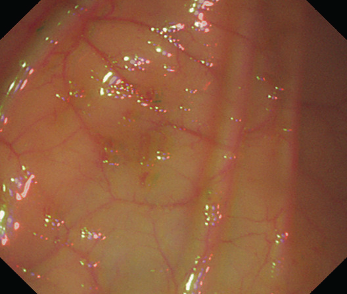
%> input picture Automatic_detection_and_Inpainting_of_specular_highlights_Arnold_2010/imgs/fig6_b.bmp, 347 x 294 px
$ octave main.m   (GNU Octave 9; MATLAB toolbox functions it lacks are replaced by stand-ins)
%> lines starting %> are read from the running program, lines starting %| are printed output that depends on the picture; in (x1, y1, x2, y2) boxes, pixels count from 0 and x2, y2 are one past the last pixel; in counts of white or black regions, pixels touching at a corner belong together; the program's own positions count from 1
### Automatic_detection_and_Inpainting_of_specular_highlights_Arnold_2010/SpecularDetectionArnold2010.m
function [specular_mask] = SpecularDetectionArnold2010(img, T1, T2_abs, T2_rel, N_min, T3)
%SPECULARDETECTIONARNOLD2010 此处显示有关此函数的摘要
%   此处显示详细说明
    cR = double(img(:,:,1));
    cG = double(img(:,:,2));
    cB = double(img(:,:,3));
    cE = 0.2989*cR + 0.5870*cG + 0.1140*cB;

    % module 1
    module1_specular_mask = calc_module1_specular_mask(cE, cG, cB, T1);

    % module 2
    specular_mask_T2_abs = calc_module1_specular_mask(cE, cG, cB, T2_abs);
    filled_img = filling_image_using_centroid_color(specular_mask_T2_abs, img);
    module2_specular_mask = calc_modul2_specular_mask(filled_img, T2_rel, cR, cG, cB);

    final_mask = module1_specular_mask | module2_specular_mask;
    N_min = 5000;
    T3 = 5;
    specular_mask = postprocessing(final_mask, cE, N_min, T3);
end

function [module1_specular_mask] = calc_module1_specular_mask(cE, cG, cB, T1)
    p95_cG = prctile(cG(:), 95);
    p95_cB = prctile(cB(:), 95);
    p95_cE = prctile(cE(:), 95);

    rGE = p95_cG/p95_cE;
    rBE = p95_cB/p95_cE;
    module1_specular_mask = (cG > rGE*T1) | (cB > rBE*T1) | (cE > T1);
end

function module2_specular_mask = calc_modul2_specular_mask(filled_img, T2_rel, cR, cG, cB)
    fR = double(medfilt2(filled_img(:,:,1), [30 30], 'symmetric'));
    fG = double(medfilt2(filled_img(:,:,2), [30 30], 'symmetric'));
    fB = double(medfilt2(filled_img(:,:,3), [30 30], 'symmetric'));
    filtered_img = cat(3, fR, fG, fB);

    fR(fR < eps) = 1e7;
    fG(fG < eps) = 1e7;
    fB(fB < eps) = 1e7;

    % contrast coefficient
    tR = contrast_coeffcient(single(cR));%tR = 1;
    tG = contrast_coeffcient(single(cG));%tG = 1;
    tB = contrast_coeffcient(single(cB));%tB = 1;

    max_img = cat(3, tR*cR./fR, tG*cG./fG, tB*cB./fB);
    e_max = max(max_img, [], 3);
    module2_specular_mask = e_max > T2_rel;
end

function [post_specular_mask] = postprocessing(final_specular_mask, cE, N_min, T3)

    %grad_img = imgradient(cE);
    final_specular_mask = imdilate(final_specular_mask, strel('diamond', 1));
    labeled_area = bwlabel(final_specular_mask);
    num_region = max(labeled_area(:));
    post_specular_mask = final_specular_mask;

    for i=1:num_region
        index = find(labeled_area == i);

        if(length(index) >= N_min)
            post_specular_mask(index) = 0;
        end
    end
end

function [t] = contrast_coeffcient(c)
    mean_c = mean(c);
    std_c = std(c);
    t = 1/((mean_c + std_c)/mean_c);
end

### Automatic_detection_and_Inpainting_of_specular_highlights_Arnold_2010/filling_image_using_centroid_color.m
function [filled_img] = filling_image_using_centroid_color(specular_mask_T2_abs, img)

    centroid_color_info = calc_centroid_color_info(specular_mask_T2_abs, img);

    % filling possible specular highlights by the centroid color
    [row_index, col_index] = find(specular_mask_T2_abs == 1);
    num_possible_specular_points = length(row_index);
    filled_img = img;
    for i=1:num_possible_specular_points
        % looking for the nearst centroid color for every specular point
        % and fill it
        nearest_region = find_the_nearest_region(centroid_color_info, row_index(i), col_index(i));
        filled_img(row_index(i), col_index(i), :) = nearest_region.centroid_color;
    end
 end
function [centroid_color_info] = calc_centroid_color_info(specular_mask_T2_abs, img)

    dilated_mask_1 = imdilate(specular_mask_T2_abs, strel('disk', 2));
    dilated_mask_2 = imdilate(specular_mask_T2_abs, strel('disk', 4));
    centroid_color_area = dilated_mask_2-dilated_mask_1;
    labeled_area = bwlabel(centroid_color_area);
    num_region = max(labeled_area(:));

    for i=1:num_region
        [row_index, col_index] = find(labeled_area == i);
        centroid_color_info(i).centroid_row = mean(row_index);
        centroid_color_info(i).centroid_col = mean(col_index);
        centroid_color_info(i).centroid_color = mean(img(row_index, col_index, :), [1 2]);
    end
end
function nearest_region = find_the_nearest_region(centroid_color_info, pixel_row, pixel_col)

    num_region = length(centroid_color_info);
    nearset_region_index = 0;
    nearset_distance = 1e6;
    for j=1:num_region
            distance_to_centroid = calc_distance( pixel_row, pixel_col,...
                centroid_color_info(j).centroid_row, centroid_color_info(j).centroid_col);

            if(distance_to_centroid < nearset_distance)
                nearset_distance = distance_to_centroid;
                nearset_region_index = j;
            end
    end

    nearest_region = centroid_color_info(nearset_region_index);
end
function [distance_to_centroid] = calc_distance(x,y,x1,y1)
    distance_to_centroid = sqrt( (x-x1)^2 + (y-y1)^2 );
end

### Automatic_detection_and_Inpainting_of_specular_highlights_Arnold_2010/InpainttingArnold2010.m
function [inpainted_img] = InpainttingArnold2010(specular_mask,img, decay_win_size, decay_cof)
    filled_img = filling_image_using_centroid_color(specular_mask, img);
    % gaussian filter
    sig = 8;
    gaussian_filtered_img = imgaussfilt(filled_img, sig);

    % mask decay (not the paper solution but very similar to it)
    mx = imfilter(double(specular_mask), ones(decay_win_size)/decay_cof);
    mx = mx + specular_mask;
    mx(mx > 1) = 1.0;
    inpainted_img = mx.*double(gaussian_filtered_img) + (1-mx).*double(img);
    inpainted_img = uint8(inpainted_img);
end

### Automatic_detection_and_Inpainting_of_specular_highlights_Arnold_2010/main.m
clc;
clear all;
close all;

%% detection
img_path = 'imgs/fig6_b.bmp';
img = imread(img_path);
%> img is the input picture: size 294x347x3 uint8; mean R, G, B 141, 88.6, 59.5
thresh = graythresh(img);
%> thresh = 0.408
I2 = im2bw(img, thresh);
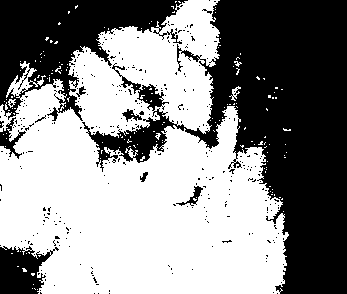
%> I2: size 294x347 logical; 55.1% white; 334 black regions (325 under 20 px), largest, box (x1, y1, x2, y2) and area: (82, 0, 347, 294) 32196, (0, 0, 188, 121) 10289, (0, 246, 59, 294) 1816

T1 = 240;
T2_abs = 190;
T2_rel = 1.2;
N_min = 3000;
T3 = 5;
specular_mask = SpecularDetectionArnold2010(img, T1, T2_abs, T2_rel, N_min, T3);
%> in SpecularDetectionArnold2010, `cE = 0.2989*cR + 0.5870*cG + 0.1140*cB;`:
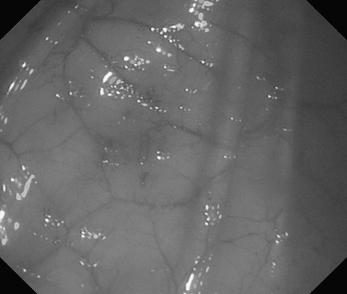
%> cE: size 294x347 double; min 5.46, max 254.6, mean 100.9
%> in calc_module1_specular_mask, `p95_cG = prctile(cG(:), 95);`: p95_cG = 119
%> in calc_module1_specular_mask, `p95_cB = prctile(cB(:), 95);`: p95_cB = 79
%> in calc_module1_specular_mask, `p95_cE = prctile(cE(:), 95);`: p95_cE = 126.3
%> in calc_module1_specular_mask, `rGE = p95_cG/p95_cE;`: rGE = 0.942
%> in calc_module1_specular_mask, `rBE = p95_cB/p95_cE;`: rBE = 0.625
%> in calc_module1_specular_mask, `module1_specular_mask = (cG > rGE*T1) | (cB > rBE*T1) | (cE > T1);`: module1_specular_mask: size 294x347 logical; 0.88% white in thin lines or dots, all inside (x1, y1, x2, y2) = (0, 0, 288, 294)
%> in calc_module1_specular_mask (call 2), `module1_specular_mask = (cG > rGE*T1) | (cB > rBE*T1) | (cE > T1);`: module1_specular_mask: size 294x347 logical; 1.9% white in thin lines or dots, all inside (x1, y1, x2, y2) = (0, 0, 289, 294)
%> in calc_centroid_color_info, `dilated_mask_1 = imdilate(specular_mask_T2_abs, strel('disk', 2));`: dilated_mask_1: size 294x347 logical; 6.4% white; 55 white regions (19 under 20 px), largest, box (x1, y1, x2, y2) and area: (98, 64, 136, 100) 696, (1, 164, 39, 202) 608, (187, 0, 220, 34) 590
%> in calc_centroid_color_info, `dilated_mask_2 = imdilate(specular_mask_T2_abs, strel('disk', 4));`: dilated_mask_2: size 294x347 logical; 9.8% white; 45 white regions, largest, box (x1, y1, x2, y2) and area: (88, 63, 137, 101) 1014, (0, 163, 40, 203) 853, (180, 254, 213, 294) 771
%> in calc_centroid_color_info, `centroid_color_area = dilated_mask_2-dilated_mask_1;`: centroid_color_area: size 294x347 double; values 0 (black) and 1 (white), 3.5% white in thin lines or dots, all inside (x1, y1, x2, y2) = (0, 0, 292, 294)
%> in calc_centroid_color_info, `labeled_area = bwlabel(centroid_color_area);`: labeled_area: size 294x347 double; 66 distinct labels, from 0 to 65
%> in calc_centroid_color_info, `num_region = max(labeled_area(:));`: num_region = 65
%> the loop in calc_centroid_color_info, `for i=1:num_region` made 65 passes
%> (row_index, col_index) on passes 8, 20, 25, 26, 27, 28, 30, 31, 35, 39: ([181; 182; 180; 181; 182; 181], [24; 24; 25; 25; 25; 26]), (235, 87), ([89; 90; 91], [114; 115; 116]), ([94; 95], [115; 115]), ([87; 86; 87; 85; 86], [119; 120; 120; 121; 121]), (96, 121), ([92; 93; 92], [123; 123; 124]), ([93; 93; 94; 94; 95; 94; 93], [126; 127; 127; 128; 128; 129; 130]), ([66; 66; 67], [142; 143; 143]), ([155; 156], [161; 162])
%> col_index on pass 4: [3; 3; 4; 4; 4; 5; 5; 5; 5; 5; 5; 6; 6; 6; 6]
%> after the loop in calc_centroid_color_info, `for i=1:num_region`: centroid_color_info = 65 items; first 5, centroid_row and centroid_col: 119.8 5.92, 184.5 20.09, 228.6 11.38, 222.5 4.8, 86.16 18.19
%> in filling_image_using_centroid_color, `[row_index, col_index] = find(specular_mask_T2_abs == 1);`: row_index = 1988 values from 1 to 294; col_index = 1988 values from 1 to 289
%> in filling_image_using_centroid_color, `num_possible_specular_points = length(row_index);`: num_possible_specular_points = 1988
%> the loop in filling_image_using_centroid_color, `for i=1:num_possible_specular_points` made 1988 passes
%> nearest_region on passes 1 to 3: {centroid_row 222.5, centroid_col 4.8}, {centroid_row 222.5, centroid_col 4.8}, {centroid_row 222.5, centroid_col 4.8}
%> after the loop in filling_image_using_centroid_color, `for i=1:num_possible_specular_points`: filled_img: size 294x347x3 uint8; 1.95% of pixels changed, all inside (x1, y1, x2, y2) = (0, 0, 289, 294)
%> in contrast_coeffcient, `mean_c = mean(c);`: mean_c = 347 values, max 166.1 at index 207, min 68.45 at index 347, mean 141
%> in contrast_coeffcient, `std_c = std(c);`: std_c = 347 values, max 67.76 at index 2, min 5.83 at index 186, mean 19.58
%> in contrast_coeffcient, `t = 1/((mean_c + std_c)/mean_c);`: t = 0.888
%> in calc_modul2_specular_mask, `tG = contrast_coeffcient(single(cG));`: tG = 0.823
%> in calc_modul2_specular_mask, `tB = contrast_coeffcient(single(cB));`: tB = 0.792
%> in calc_modul2_specular_mask, `module2_specular_mask = e_max > T2_rel;`: module2_specular_mask: size 294x347 logical; 2.9% white in thin lines or dots
%> in postprocessing, `final_specular_mask = imdilate(final_specular_mask, strel('diamond', 1..`: final_specular_mask: size 294x347 logical; 5.8% white; 134 white regions (87 under 20 px), largest, box (x1, y1, x2, y2) and area: (99, 67, 136, 100) 546, (188, 0, 220, 34) 494, (150, 21, 185, 51) 384
%> in postprocessing, `labeled_area = bwlabel(final_specular_mask);`:
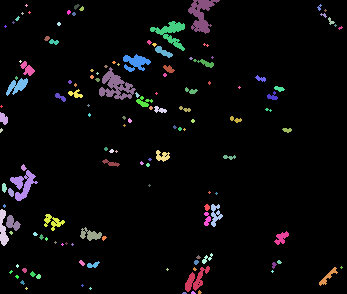
%> labeled_area: size 294x347 double; 135 distinct labels, from 0 to 134; one colour per label, 0 black
%> in postprocessing, `num_region = max(labeled_area(:));`: num_region = 134
%> the loop in postprocessing, `for i=1:num_region` made 134 passes
%> index on passes 1, 3, 6, 7, 11, 12, 14, 16, 17, 18, 19: [107; 400; 401; 402; 695], [130; 131; 132; 133; 423; 424; 425; 426; 718; 719], [1088; 1089; 1381; 1382; 1383; 1384; 1676; 1677], [1203; 1496; 1497; 1498; 1791], [2879; 3172; 3173; 3174; 3466; 3467; 3468; 3469; 3761; 3762], [2919; 3212; 3213; 3214; 3505; 3506; 3507; 3800], [3551; 3844; 3845; 3846; 4139], [4488; 4489; 4781; 4782; 4783; 4784; 5076; 5077], [4687; 4980; 4981; 4982; 5274; 5275; 5276; 5277; 5569; 5570], [4970; 4971; 5263; 5264; 5265; 5266; 5558; 5559], [5648; 5941; 5942; 5943; 6236]
specular_mask = specular_mask & I2; % filter the background
%> specular_mask: size 294x347 logical; 5% white; 134 white regions (96 under 20 px), largest, box (x1, y1, x2, y2) and area: (99, 68, 134, 100) 511, (188, 0, 220, 34) 488, (10, 170, 38, 201) 363
figure;imshowpair(img,specular_mask,'montage');

%% inpainting
decay_win_size = 10;
decay_cof = 20;
inpainted_img = InpainttingArnold2010(specular_mask, img, decay_win_size, decay_cof);
%> in calc_centroid_color_info (call 2), `dilated_mask_1 = imdilate(specular_mask_T2_abs, strel('disk', 2));`: dilated_mask_1: size 294x347 logical; 10.6% white; 56 white regions (1 under 20 px), largest, box (x1, y1, x2, y2) and area: (88, 63, 169, 115) 1349, (0, 162, 40, 203) 798, (180, 251, 215, 294) 750
%> in calc_centroid_color_info (call 2), `dilated_mask_2 = imdilate(specular_mask_T2_abs, strel('disk', 4));`: dilated_mask_2: size 294x347 logical; 15% white; 45 white regions, largest, box (x1, y1, x2, y2) and area: (87, 51, 170, 116) 2414, (148, 0, 223, 54) 1690, (0, 161, 41, 204) 1010
%> in calc_centroid_color_info (call 2), `centroid_color_area = dilated_mask_2-dilated_mask_1;`: centroid_color_area: size 294x347 double; values 0 (black) and 1 (white), 4.4% white in thin lines or dots, all inside (x1, y1, x2, y2) = (0, 0, 294, 294)
%> in calc_centroid_color_info (call 2), `labeled_area = bwlabel(centroid_color_area);`:
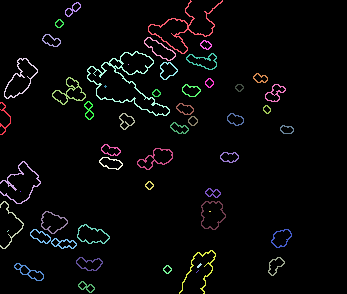
%> labeled_area: size 294x347 double; 53 distinct labels, from 0 to 52; one colour per label, 0 black
%> in calc_centroid_color_info (call 2), `num_region = max(labeled_area(:));`: num_region = 52
%> the loop in calc_centroid_color_info (call 2), `for i=1:num_region` made 52 passes
%> (row_index, col_index) on passes 5, 7, 21, 23, 37: ([232; 231], [8; 9]), (192, 21), ([87; 86; 87; 88; 87], [105; 106; 106; 106; 107]), (65, 129), ([273; 272; 271], [197; 198; 199])
%> after the loop in calc_centroid_color_info (call 2), `for i=1:num_region`: centroid_color_info = 52 items; first 5, centroid_row and centroid_col: 119.3 5.57, 183.6 20.57, 225 12.01, 78.79 21.16, 231.5 8.5
%> in filling_image_using_centroid_color (call 2), `[row_index, col_index] = find(specular_mask_T2_abs == 1);`: row_index = 5090 values from 1 to 294; col_index = 5090 values from 1 to 291
%> in filling_image_using_centroid_color (call 2), `num_possible_specular_points = length(row_index);`: num_possible_specular_points = 5090
%> the loop in filling_image_using_centroid_color (call 2), `for i=1:num_possible_specular_points` made 5090 passes
%> nearest_region on passes 1 to 3: {centroid_row 119.3, centroid_col 5.57}, {centroid_row 119.3, centroid_col 5.57}, {centroid_row 119.3, centroid_col 5.57}
%> after the loop in filling_image_using_centroid_color (call 2), `for i=1:num_possible_specular_points`:
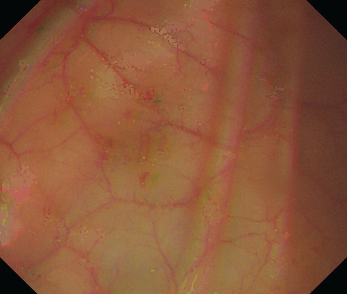
%> filled_img: size 294x347x3 uint8; 4.99% of pixels changed, all inside (x1, y1, x2, y2) = (0, 0, 291, 294)
%> in InpainttingArnold2010, `mx(mx > 1) = 1.0;`:
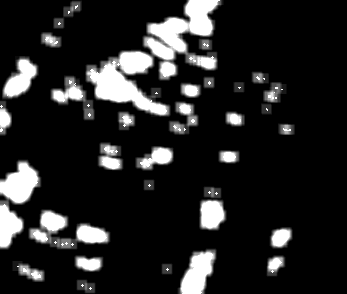
%> mx: size 294x347 double; min 0, max 1, mean 0.144
figure;imshowpair(img,inpainted_img,'montage');
%> after `imshowpair(img,inpainted_img,'montage')`:
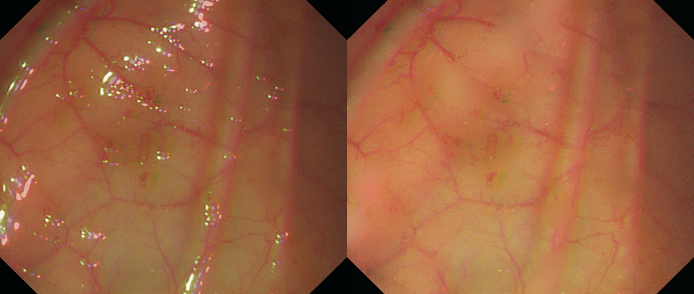
%> displayed picture: size 294x694x3, on the screen's scale of 0 to 255; mean R, G, B 155.4, 95.8, 62.9

$ run again, with Automatic_detection_and_Inpainting_of_specular_highlights_Arnold_2010/imgs/fig7_b.bmp copied over Automatic_detection_and_Inpainting_of_specular_highlights_Arnold_2010/imgs/fig6_b.bmp
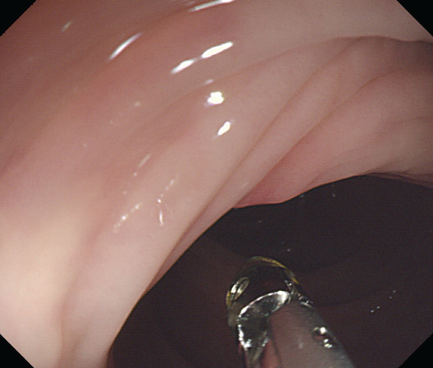
%> input picture Automatic_detection_and_Inpainting_of_specular_highlights_Arnold_2010/imgs/fig7_b.bmp, 433 x 368 px
%> img is the input picture: size 368x433x3 uint8; mean R, G, B 130.5, 99.3, 93.2
%> thresh = 0.4
%> I2: size 368x433 logical; 58.9% white; 71 black regions (67 under 20 px), largest, box (x1, y1, x2, y2) and area: (99, 0, 433, 368) 54963, (0, 0, 212, 118) 9714, (0, 334, 34, 368) 595, (125, 31, 138, 39) 23
%> p95_cG = 176
%> p95_cB = 164
%> p95_cE = 184.7
%> rGE = 0.953
%> rBE = 0.888
%> module1_specular_mask: size 368x433 logical; 0.43% white; 24 white regions (17 under 20 px), largest, box (x1, y1, x2, y2) and area: (202, 43, 232, 58) 168, (208, 92, 223, 104) 131, (175, 61, 193, 71) 81
%> module1_specular_mask: size 368x433 logical; 4% white; 62 white regions (46 under 20 px), largest, box (x1, y1, x2, y2) and area: (0, 231, 72, 335) 4946, (201, 42, 233, 59) 210, (207, 91, 224, 105) 176
%> dilated_mask_1: size 368x433 logical; 5.6% white; 27 white regions (3 under 20 px), largest, box (x1, y1, x2, y2) and area: (0, 227, 74, 337) 5586, (103, 260, 132, 287) 416, (199, 40, 235, 61) 352
%> dilated_mask_2: size 368x433 logical; 6.8% white; 19 white regions, largest, box (x1, y1, x2, y2) and area: (0, 226, 75, 338) 5943, (97, 259, 133, 303) 830, (169, 39, 236, 76) 787
%> centroid_color_area: size 368x433 double; values 0 (black) and 1 (white), 1.3% white in thin lines or dots, all inside (x1, y1, x2, y2) = (0, 0, 334, 351)
%> in calc_centroid_color_info, `num_region = max(labeled_area(:));`: num_region = 23
%> the loop in calc_centroid_color_info, `for i=1:num_region` made 23 passes
%> (row_index, col_index) on passes 2, 3, 5, 8: ([246; 245], [27; 28]), (234, 59), ([292; 293], [105; 105]), ([269; 270; 270], [123; 124; 125])
%> after the loop in calc_centroid_color_info, `for i=1:num_region`: centroid_color_info = 23 items; first 5, centroid_row and centroid_col: 276.3 44.62, 245.5 27.5, 234 59, 281.4 114.2, 292.5 105
%> in filling_image_using_centroid_color, `[row_index, col_index] = find(specular_mask_T2_abs == 1);`: row_index = 6303 values from 1 to 348; col_index = 6303 values from 1 to 331
%> num_possible_specular_points = 6303
%> the loop in filling_image_using_centroid_color, `for i=1:num_possible_specular_points` made 6303 passes
%> nearest_region on passes 1 to 3: {centroid_row 245.5, centroid_col 27.5}, {centroid_row 245.5, centroid_col 27.5}, {centroid_row 245.5, centroid_col 27.5}
%> mean_c = 433 values, max 178.6 at index 47, min 60.01 at index 433, mean 130.5
%> std_c = 433 values, max 73.07 at index 1, min 25.45 at index 97, mean 49.36
%> t = 0.74
%> tG = 0.717
%> tB = 0.722
%> module2_specular_mask: size 368x433 logical; 1.2% white; 70 white regions (53 under 20 px), largest, box (x1, y1, x2, y2) and area: (238, 290, 290, 320) 290, (202, 42, 232, 58) 187, (226, 277, 249, 304) 187
%> final_specular_mask: size 368x433 logical; 2.1% white; 48 white regions (27 under 20 px), largest, box (x1, y1, x2, y2) and area: (235, 289, 295, 352) 758, (225, 276, 250, 306) 323, (201, 41, 233, 59) 254
%> in postprocessing, `labeled_area = bwlabel(final_specular_mask);`:
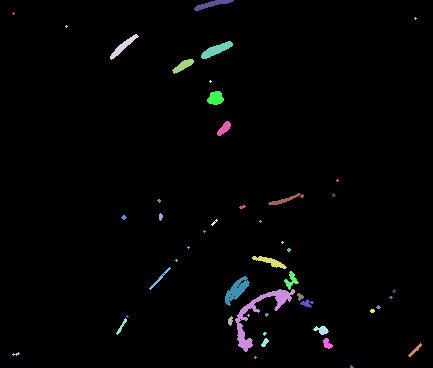
%> labeled_area: size 368x433 double; 49 distinct labels, from 0 to 48; one colour per label, 0 black
%> in postprocessing, `num_region = max(labeled_area(:));`: num_region = 48
%> the loop in postprocessing, `for i=1:num_region` made 48 passes
%> index on passes 1, 3, 7, 12, 13, 16, 18, 25: [4430; 4797; 4798; 4799; 5166], [23947; 24314; 24315; 24316; 24683], [46685; 47052; 47053; 47054; 47421], [64661; 65028; 65029; 65030; 65397], [69064; 69431; 69432; 69433; 69800], [74936; 75303; 75304; 75305; 75672], [76994; 77361; 77362; 77363; 77730], [91212; 91579; 91580; 91581; 91948]
%> specular_mask: size 368x433 logical; 1.2% white; 51 white regions (36 under 20 px), largest, box (x1, y1, x2, y2) and area: (201, 41, 233, 59) 254, (238, 290, 290, 318) 254, (110, 34, 139, 60) 190
%> dilated_mask_1: size 368x433 logical; 2.5% white; 30 white regions (8 under 20 px), largest, box (x1, y1, x2, y2) and area: (235, 288, 295, 353) 898, (199, 39, 235, 61) 400, (108, 32, 141, 62) 322
%> dilated_mask_2: size 368x433 logical; 3.8% white; 25 white regions, largest, box (x1, y1, x2, y2) and area: (234, 277, 311, 354) 1543, (198, 38, 236, 62) 520, (107, 31, 142, 63) 452
%> centroid_color_area: size 368x433 double; values 0 (black) and 1 (white), 1.2% white in thin lines or dots, all inside (x1, y1, x2, y2) = (62, 0, 382, 361)
%> the loop in calc_centroid_color_info (call 2), `for i=1:num_region` made 27 passes
%> (row_index, col_index) on passes 17, 19: (298, 230), (295, 236)
%> the loop in filling_image_using_centroid_color (call 2), `for i=1:num_possible_specular_points` made 1850 passes
%> nearest_region on passes 1 to 3: {centroid_row 27, centroid_col 67}, {centroid_row 27, centroid_col 67}, {centroid_row 27, centroid_col 67}
%> `imshowpair(img,inpainted_img,'montage')`:
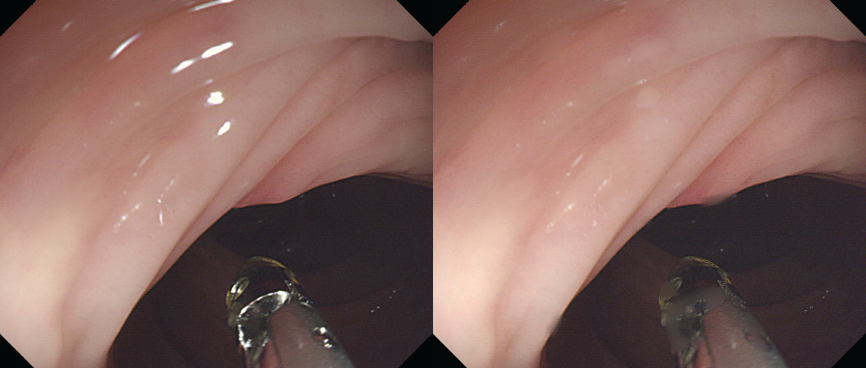
%> displayed picture: size 368x866x3, on the screen's scale of 0 to 255; mean R, G, B 135.5, 102.5, 96.1
